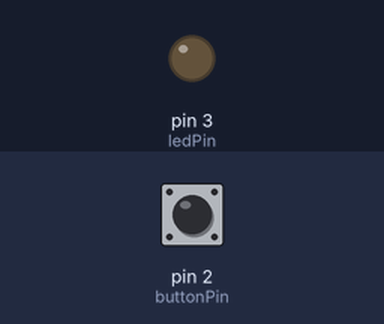
Bench run of a sketch on a simulated Arduino Uno, built with avr-gcc and run on an emulated ATmega328P. Shown: output pins drawn as LEDs (lit = HIGH). Inputs (shaded band) come from the test bench; at power-on: pin 2 (buttonPin) LOW.

Above: at 1.2 s.
1.3 s: pin 2 (buttonPin) pulled HIGH for 3.2 s
At 2.3 s:
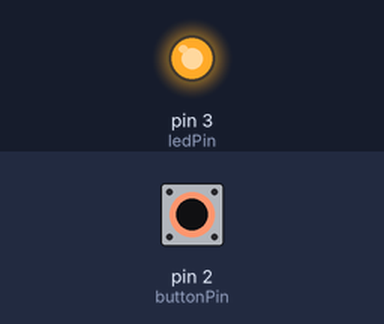
6.8 s: pin 2 (buttonPin) pulled HIGH for 0.15 s
At 9.2 s:
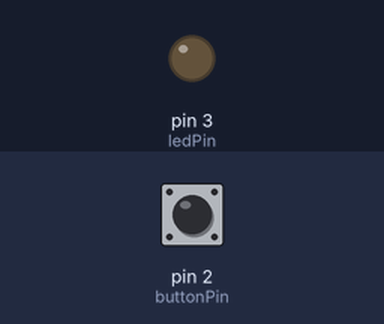
9.9 s: pin 2 (buttonPin) pulled HIGH for 1 s
At 11.3 s:
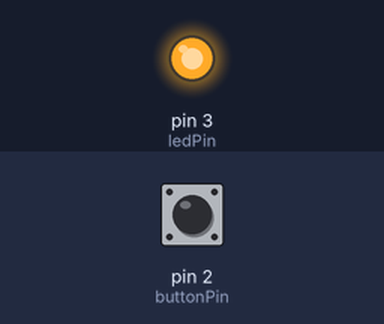
Timing chart, 0 to 13.4 s (numbered marks = the images above; inputs shaded):
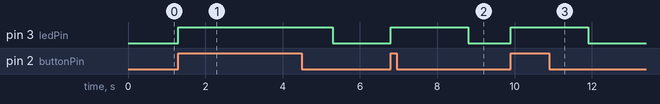

Measured:
- after the input at 1.3 s, pin 3 (ledPin): LOW → HIGH at once, → LOW 4.0 s later
- after the input at 6.8 s, pin 3 (ledPin): LOW → HIGH at once, → LOW 2.0 s later
- after the input at 9.9 s, pin 3 (ledPin): LOW → HIGH at once, → LOW 2.0 s later

The sketch:

timer.ino
```cpp
// constants won't change. They're used here to set pin numbers:
const int buttonPin = 2; // the number of the pushbutton pin
const int ledPin = 3;    // the number of the LED pin
// variables will change:
int buttonState = 0; // variable for reading the pushbutton status
void setup()
{
    pinMode(ledPin, OUTPUT);   // initialize the LED pin as an output
    pinMode(buttonPin, INPUT); // initialize the pushbutton pin as an input
}
void loop()
{
    buttonState = digitalRead(buttonPin); // read the state of the pushbutton

    if (buttonState == HIGH)
    {
        digitalWrite(ledPin, HIGH); // turn LED on
        delay(2000);
        digitalWrite(ledPin, LOW); // turn LED off
    }
}
```
